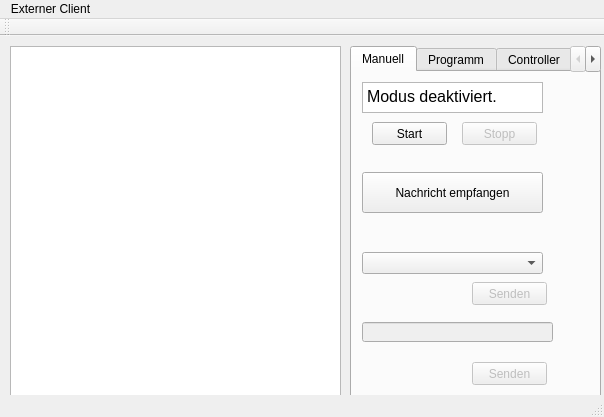
<?xml version="1.0" encoding="UTF-8"?>
<ui version="4.0">
 <class>mainWindow</class>
 <widget class="QMainWindow" name="mainWindow">
  <property name="geometry">
   <rect>
    <x>0</x>
    <y>0</y>
    <width>604</width>
    <height>417</height>
   </rect>
  </property>
  <property name="windowTitle">
   <string>Externe Robotersteuerung</string>
  </property>
  <widget class="QWidget" name="centralWidget">
   <widget class="QTabWidget" name="modus_wahl">
    <property name="geometry">
     <rect>
      <x>350</x>
      <y>10</y>
      <width>251</width>
      <height>351</height>
     </rect>
    </property>
    <property name="layoutDirection">
     <enum>Qt::LeftToRight</enum>
    </property>
    <property name="currentIndex">
     <number>0</number>
    </property>
    <widget class="QWidget" name="tab">
     <attribute name="title">
      <string>Manuell</string>
     </attribute>
     <widget class="QPushButton" name="drop_befehle_senden">
      <property name="enabled">
       <bool>false</bool>
      </property>
      <property name="geometry">
       <rect>
        <x>120</x>
        <y>210</y>
        <width>75</width>
        <height>23</height>
       </rect>
      </property>
      <property name="text">
       <string>Senden</string>
      </property>
     </widget>
     <widget class="QPushButton" name="manuelle_befehle_senden">
      <property name="enabled">
       <bool>false</bool>
      </property>
      <property name="geometry">
       <rect>
        <x>120</x>
        <y>290</y>
        <width>75</width>
        <height>23</height>
       </rect>
      </property>
      <property name="text">
       <string>Senden</string>
      </property>
     </widget>
     <widget class="QTextBrowser" name="Zustandsangabe_1">
      <property name="geometry">
       <rect>
        <x>10</x>
        <y>10</y>
        <width>181</width>
        <height>31</height>
       </rect>
      </property>
      <property name="font">
       <font>
        <pointsize>12</pointsize>
       </font>
      </property>
      <property name="layoutDirection">
       <enum>Qt::LeftToRight</enum>
      </property>
      <property name="html">
       <string>&lt;!DOCTYPE HTML PUBLIC &quot;-//W3C//DTD HTML 4.0//EN&quot; &quot;http://www.w3.org/TR/REC-html40/strict.dtd&quot;&gt;
&lt;html&gt;&lt;head&gt;&lt;meta name=&quot;qrichtext&quot; content=&quot;1&quot; /&gt;&lt;style type=&quot;text/css&quot;&gt;
p, li { white-space: pre-wrap; }
&lt;/style&gt;&lt;/head&gt;&lt;body style=&quot; font-family:'MS Shell Dlg 2'; font-size:12pt; font-weight:400; font-style:normal;&quot;&gt;
&lt;p style=&quot; margin-top:0px; margin-bottom:0px; margin-left:0px; margin-right:0px; -qt-block-indent:0; text-indent:0px;&quot;&gt;Modus deaktiviert.&lt;/p&gt;&lt;/body&gt;&lt;/html&gt;</string>
      </property>
     </widget>
     <widget class="QComboBox" name="drop_befehle">
      <property name="enabled">
       <bool>true</bool>
      </property>
      <property name="geometry">
       <rect>
        <x>10</x>
        <y>180</y>
        <width>181</width>
        <height>22</height>
       </rect>
      </property>
     </widget>
     <widget class="QLineEdit" name="manuelle_befehle">
      <property name="enabled">
       <bool>false</bool>
      </property>
      <property name="geometry">
       <rect>
        <x>10</x>
        <y>250</y>
        <width>191</width>
        <height>20</height>
       </rect>
      </property>
     </widget>
     <widget class="QPushButton" name="modus_1_start">
      <property name="geometry">
       <rect>
        <x>20</x>
        <y>50</y>
        <width>75</width>
        <height>23</height>
       </rect>
      </property>
      <property name="text">
       <string>Start</string>
      </property>
     </widget>
     <widget class="QPushButton" name="modus_1_stop">
      <property name="enabled">
       <bool>false</bool>
      </property>
      <property name="geometry">
       <rect>
        <x>110</x>
        <y>50</y>
        <width>75</width>
        <height>23</height>
       </rect>
      </property>
      <property name="text">
       <string>Stopp</string>
      </property>
      <property name="checkable">
       <bool>false</bool>
      </property>
     </widget>
     <widget class="QPushButton" name="empfange_button">
      <property name="geometry">
       <rect>
        <x>10</x>
        <y>100</y>
        <width>181</width>
        <height>41</height>
       </rect>
      </property>
      <property name="text">
       <string>Nachricht empfangen</string>
      </property>
     </widget>
    </widget>
    <widget class="QWidget" name="tab_3">
     <attribute name="title">
      <string>Programm</string>
     </attribute>
     <widget class="QPushButton" name="programm_senden_1">
      <property name="enabled">
       <bool>false</bool>
      </property>
      <property name="geometry">
       <rect>
        <x>50</x>
        <y>160</y>
        <width>111</width>
        <height>23</height>
       </rect>
      </property>
      <property name="text">
       <string>Programm Senden</string>
      </property>
     </widget>
     <widget class="QPushButton" name="programm_senden_2">
      <property name="enabled">
       <bool>false</bool>
      </property>
      <property name="geometry">
       <rect>
        <x>50</x>
        <y>220</y>
        <width>111</width>
        <height>23</height>
       </rect>
      </property>
      <property name="text">
       <string>Wirklich Senden</string>
      </property>
     </widget>
     <widget class="QTextBrowser" name="Zustandsangabe_2">
      <property name="enabled">
       <bool>true</bool>
      </property>
      <property name="geometry">
       <rect>
        <x>10</x>
        <y>10</y>
        <width>181</width>
        <height>31</height>
       </rect>
      </property>
      <property name="font">
       <font>
        <pointsize>12</pointsize>
       </font>
      </property>
      <property name="html">
       <string>&lt;!DOCTYPE HTML PUBLIC &quot;-//W3C//DTD HTML 4.0//EN&quot; &quot;http://www.w3.org/TR/REC-html40/strict.dtd&quot;&gt;
&lt;html&gt;&lt;head&gt;&lt;meta name=&quot;qrichtext&quot; content=&quot;1&quot; /&gt;&lt;style type=&quot;text/css&quot;&gt;
p, li { white-space: pre-wrap; }
&lt;/style&gt;&lt;/head&gt;&lt;body style=&quot; font-family:'MS Shell Dlg 2'; font-size:12pt; font-weight:400; font-style:normal;&quot;&gt;
&lt;p style=&quot; margin-top:0px; margin-bottom:0px; margin-left:0px; margin-right:0px; -qt-block-indent:0; text-indent:0px;&quot;&gt;Modus deaktiviert.&lt;/p&gt;&lt;/body&gt;&lt;/html&gt;</string>
      </property>
     </widget>
     <widget class="QPushButton" name="modus_2_start">
      <property name="geometry">
       <rect>
        <x>20</x>
        <y>50</y>
        <width>75</width>
        <height>23</height>
       </rect>
      </property>
      <property name="text">
       <string>Start</string>
      </property>
     </widget>
     <widget class="QPushButton" name="modus_2_stop">
      <property name="enabled">
       <bool>false</bool>
      </property>
      <property name="geometry">
       <rect>
        <x>110</x>
        <y>50</y>
        <width>75</width>
        <height>23</height>
       </rect>
      </property>
      <property name="text">
       <string>Stopp</string>
      </property>
      <property name="checkable">
       <bool>false</bool>
      </property>
     </widget>
    </widget>
    <widget class="QWidget" name="tab_2">
     <attribute name="title">
      <string>Controller</string>
     </attribute>
     <widget class="QPushButton" name="modus_3_senden">
      <property name="enabled">
       <bool>false</bool>
      </property>
      <property name="geometry">
       <rect>
        <x>50</x>
        <y>160</y>
        <width>111</width>
        <height>23</height>
       </rect>
      </property>
      <property name="text">
       <string>Übertragung starten</string>
      </property>
     </widget>
     <widget class="QTextBrowser" name="Zustandsangabe_3">
      <property name="enabled">
       <bool>true</bool>
      </property>
      <property name="geometry">
       <rect>
        <x>10</x>
        <y>10</y>
        <width>181</width>
        <height>31</height>
       </rect>
      </property>
      <property name="font">
       <font>
        <pointsize>12</pointsize>
       </font>
      </property>
      <property name="html">
       <string>&lt;!DOCTYPE HTML PUBLIC &quot;-//W3C//DTD HTML 4.0//EN&quot; &quot;http://www.w3.org/TR/REC-html40/strict.dtd&quot;&gt;
&lt;html&gt;&lt;head&gt;&lt;meta name=&quot;qrichtext&quot; content=&quot;1&quot; /&gt;&lt;style type=&quot;text/css&quot;&gt;
p, li { white-space: pre-wrap; }
&lt;/style&gt;&lt;/head&gt;&lt;body style=&quot; font-family:'MS Shell Dlg 2'; font-size:12pt; font-weight:400; font-style:normal;&quot;&gt;
&lt;p style=&quot; margin-top:0px; margin-bottom:0px; margin-left:0px; margin-right:0px; -qt-block-indent:0; text-indent:0px;&quot;&gt;Modus deaktiviert.&lt;/p&gt;&lt;/body&gt;&lt;/html&gt;</string>
      </property>
     </widget>
     <widget class="QPushButton" name="modus_3_start">
      <property name="geometry">
       <rect>
        <x>20</x>
        <y>50</y>
        <width>75</width>
        <height>23</height>
       </rect>
      </property>
      <property name="text">
       <string>Start</string>
      </property>
     </widget>
     <widget class="QPushButton" name="modus_3_stop">
      <property name="enabled">
       <bool>false</bool>
      </property>
      <property name="geometry">
       <rect>
        <x>110</x>
        <y>50</y>
        <width>75</width>
        <height>23</height>
       </rect>
      </property>
      <property name="text">
       <string>Stopp</string>
      </property>
      <property name="checkable">
       <bool>false</bool>
      </property>
     </widget>
     <widget class="QLabel" name="label">
      <property name="geometry">
       <rect>
        <x>10</x>
        <y>190</y>
        <width>181</width>
        <height>131</height>
       </rect>
      </property>
      <property name="text">
       <string/>
      </property>
      <property name="pixmap">
       <pixmap>MICROSOFT-Xbox-360-Wireless-Controller.png</pixmap>
      </property>
      <property name="scaledContents">
       <bool>true</bool>
      </property>
     </widget>
    </widget>
    <widget class="QWidget" name="tab_4">
     <attribute name="title">
      <string>Test</string>
     </attribute>
     <widget class="QPushButton" name="test_button">
      <property name="geometry">
       <rect>
        <x>10</x>
        <y>100</y>
        <width>75</width>
        <height>23</height>
       </rect>
      </property>
      <property name="text">
       <string>Test</string>
      </property>
     </widget>
     <widget class="QListWidget" name="andere_apps">
      <property name="geometry">
       <rect>
        <x>10</x>
        <y>10</y>
        <width>181</width>
        <height>81</height>
       </rect>
      </property>
     </widget>
    </widget>
   </widget>
   <widget class="QTextEdit" name="ausgabe">
    <property name="geometry">
     <rect>
      <x>10</x>
      <y>10</y>
      <width>331</width>
      <height>351</height>
     </rect>
    </property>
    <property name="mouseTracking">
     <bool>true</bool>
    </property>
    <property name="readOnly">
     <bool>true</bool>
    </property>
   </widget>
  </widget>
  <widget class="QMenuBar" name="menuBar">
   <property name="geometry">
    <rect>
     <x>0</x>
     <y>0</y>
     <width>604</width>
     <height>21</height>
    </rect>
   </property>
   <widget class="QMenu" name="menuExterner_Client">
    <property name="title">
     <string>Externer Client</string>
    </property>
    <addaction name="actionEinstellung"/>
    <addaction name="actionHilfe"/>
    <addaction name="close"/>
   </widget>
   <addaction name="menuExterner_Client"/>
  </widget>
  <widget class="QToolBar" name="mainToolBar">
   <attribute name="toolBarArea">
    <enum>TopToolBarArea</enum>
   </attribute>
   <attribute name="toolBarBreak">
    <bool>false</bool>
   </attribute>
  </widget>
  <widget class="QStatusBar" name="statusBar"/>
  <action name="close">
   <property name="text">
    <string>Schließen</string>
   </property>
  </action>
  <action name="actionHilfe">
   <property name="text">
    <string>Hilfe</string>
   </property>
  </action>
  <action name="actionEinstellung">
   <property name="text">
    <string>Einstellung</string>
   </property>
  </action>
 </widget>
 <layoutdefault spacing="6" margin="11"/>
 <resources/>
 <connections/>
</ui>
